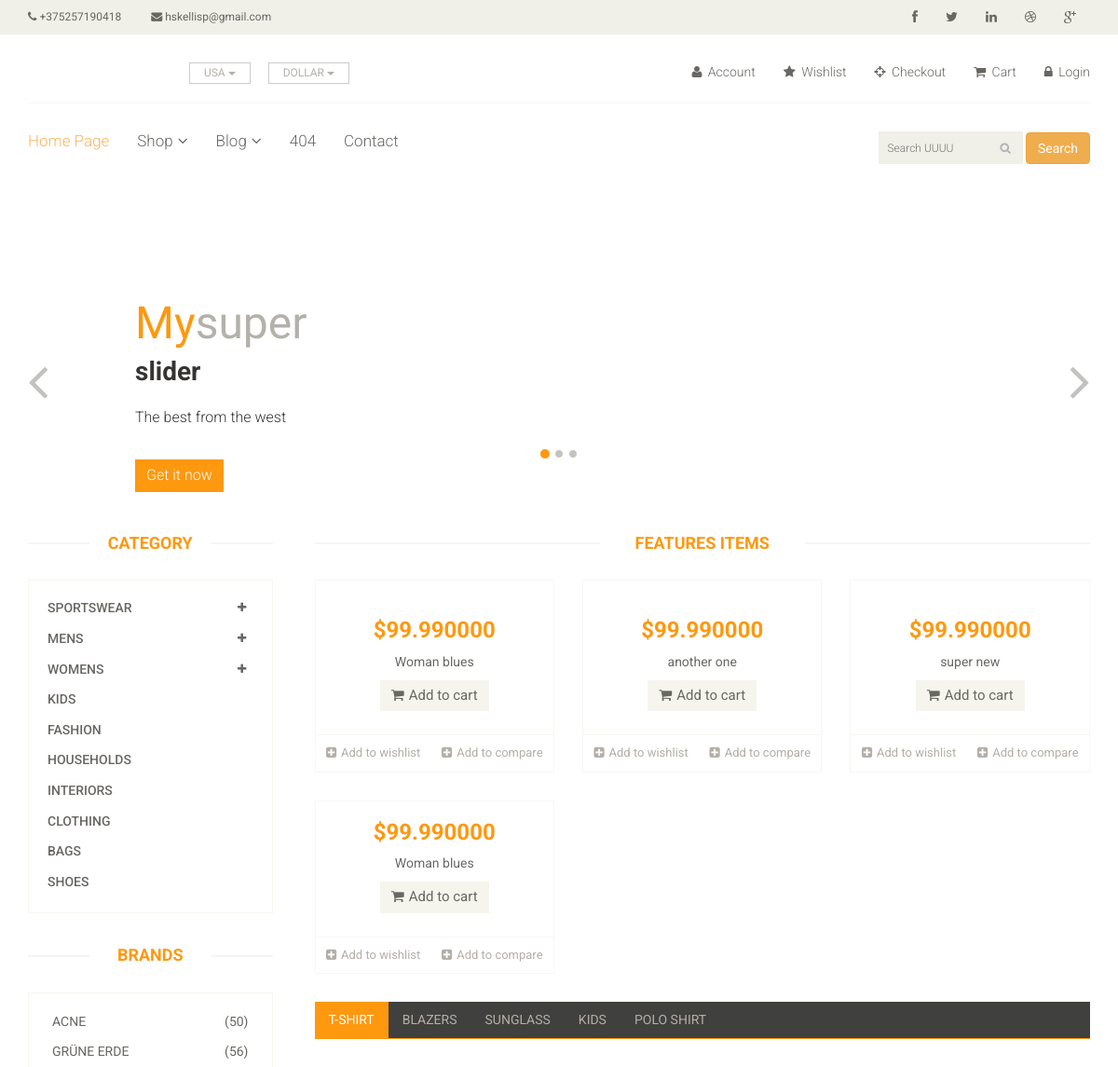
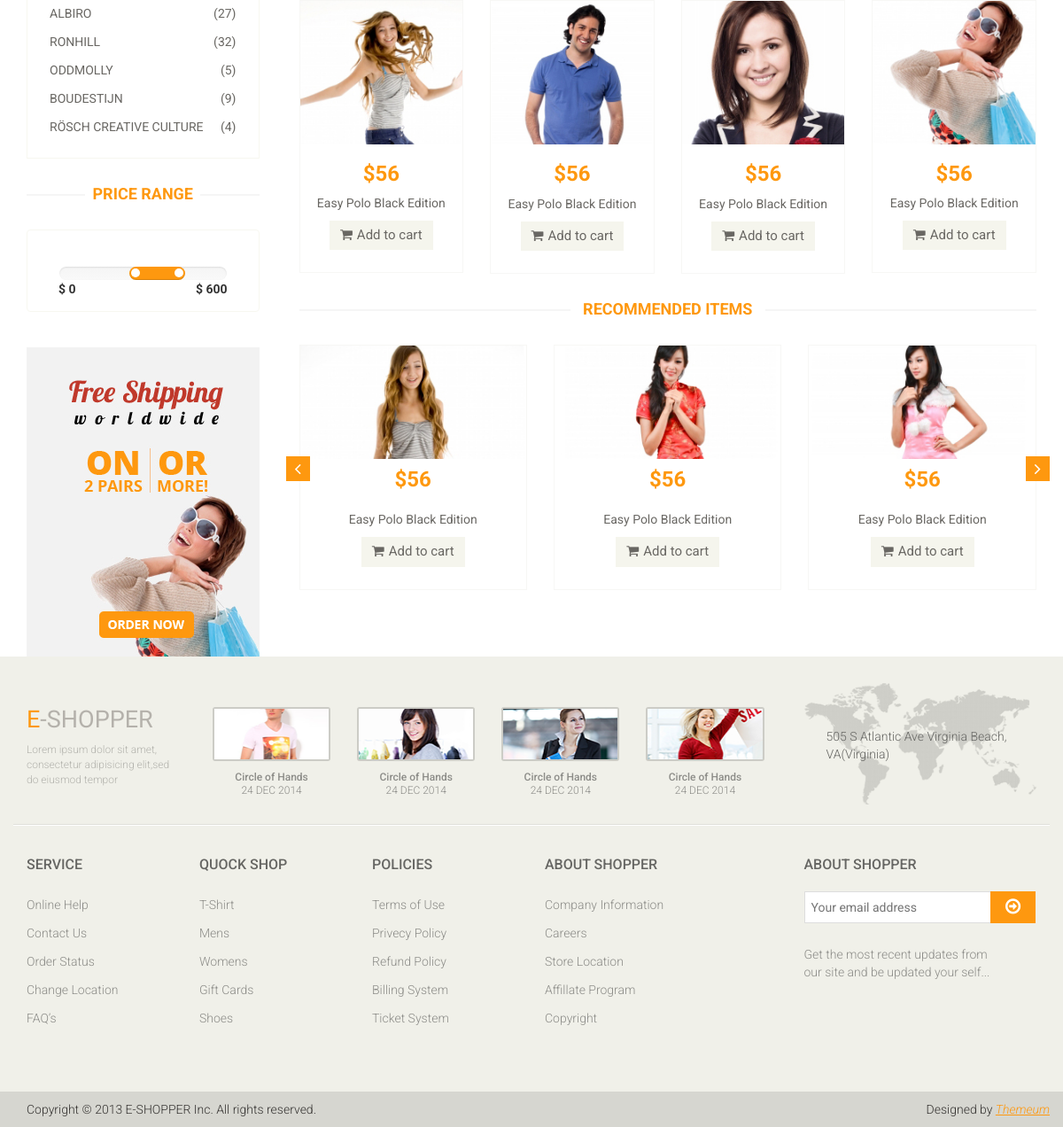
The page / on the database its author committed (2 pictures, top to bottom).
### app/models.py (models this page shows, shortened)
class App(models.Model):
    name = models.CharField(max_length=255)
    phone = models.CharField(max_length=255)
    email = models.CharField(max_length=255)
    logo = models.ImageField(upload_to=upload_image_path, null=True, blank=True)
    social_links = models.ManyToManyField(Social)
    pages = models.ForeignKey(Page)

class Page(models.Model):
    name = models.CharField(max_length=255)
    slug =  models.CharField(max_length=255)
    url =  models.CharField(max_length=255)
    def __str__(self):
        return self.name

class Slider(models.Model):
    name = models.CharField(max_length=255)
    span = models.CharField(max_length=255)
    title = models.CharField(max_length=255)
    title_2 = models.CharField(max_length=255)
    description = models.TextField()
    image = models.ImageField(upload_to=upload_image_path, null=True, blank=True)

### products/models.py (models this page shows, shortened)
class Product(models.Model):
    title =  models.CharField(max_length=255)
    slug = models.SlugField(blank=True, unique=True)
    description = models.TextField()
    price =  models.DecimalField(decimal_places=6, max_digits=20, default=99.99)
    image = models.ImageField(upload_to=upload_image_path, null=True, blank=True)
    imgdetail = models.ImageField(upload_to=upload_image_path, null=True, blank=True)
    category = models.CharField(max_length=255)
    availability = models.CharField(max_length=255)
    condition = models.CharField(max_length=255)
    brand = models.CharField(max_length=255)
    featured = models.BooleanField(default=False)
    active = models.BooleanField(default=False)
    objects = ProductManager()
    def get_absolute_url(self):
        return reverse("products:detail", kwargs={"slug": self.slug})

### ecommerce/views.py (the view)
# urls.py: url(r'^$', home_view, name='home'),
def home_view(request):
    object_list = App.objects.all()
    product_list = Product.objects.all()
    slider_list = Slider.objects.all()
    context={
        'object_list':object_list,
        'slider_list':slider_list,
        'product_list':product_list
    }
    return render(request, "index.html", context)

### templates/index.html
{% extends "base/base.html" %}
{% block content %}
{% include "main/slider.html" %}
<section>
		<div class="container">
			<div class="row">
				<div class="col-sm-3">
					<div class="left-sidebar">
            {% include "main/category_bar.html" %}
            {% include "main/brands.html" %}
            {% include "main/range_price.html" %}
            {% include "main/shiping.html" %}
          </div>
        </div>
        <div class="col-sm-9 padding-right">
          {% include "main/featured_items.html" %}
          {% include "main/category_tabs.html" %}
          {% include "main/recomended.html" %}
        </div>
      </div>
  </div>
</section>
{% endblock %}

### templates/base/header.html (shortened to what this page needs)
{% load static %}
{% url 'home' as home_url %}
{% url 'shop' as shop_url %}
{% url 'blog' as blog_url %}
{% url 'login' as login_url %}
{% url 'checkout' as checkout_url %}
{% url 'cart' as cart_url %}
{% url 'contact' as contact_url %}
{% url '404' as 404_url %}
{% for header in object_list %}
<header id="header">
		<div class="header_top">
			<div class="container">
				<div class="row">
					<div class="col-sm-6">
						<div class="contactinfo">
							<ul class="nav nav-pills">
								<li><a href="#"><i class="fa fa-phone"></i> {{header.phone}}</a></li>
								<li><a href="#"><i class="fa fa-envelope"></i> {{header.email}}</a></li>
							</ul>
						</div>
					</div>
					<div class="col-sm-6">
						<div class="social-icons pull-right">
							<ul class="nav navbar-nav">
								<li><a href="#"><i class="fa fa-facebook"></i></a></li>
								<li><a href="#"><i class="fa fa-twitter"></i></a></li>
								<li><a href="#"><i class="fa fa-linkedin"></i></a></li>
								<li><a href="#"><i class="fa fa-dribbble"></i></a></li>
								<li><a href="#"><i class="fa fa-google-plus"></i></a></li>
							</ul>
						</div>
					</div>
				</div>
			</div>
		</div>
		<div class="header-middle">
			<div class="container">
				<div class="row">
					<div class="col-sm-4">
						<div class="btn-group pull-right">
							<div class="btn-group">
								<button type="button" class="btn btn-default dropdown-toggle usa" data-toggle="dropdown">
									USA
									<span class="caret"></span>
								</button>
							</div>
							<div class="btn-group">
								<button type="button" class="btn btn-default dropdown-toggle usa" data-toggle="dropdown">
									DOLLAR
									<span class="caret"></span>
								</button>
							</div>
						</div>
					</div>
					<div class="col-sm-8">
						<div class="shop-menu pull-right">
							<ul class="nav navbar-nav">
								<li><a href="#"><i class="fa fa-user"></i> Account</a></li>
								<li><a href="#"><i class="fa fa-star"></i> Wishlist</a></li>
								<li><a href="{{checkout_url}}"
									class="{% if request.path == checkout_url %}active{% endif %}"><i class="fa fa-crosshairs"></i> Checkout</a></li>
								<li><a href="{{cart_url}}"
									class="{% if request.path == cart_url %}active{% endif %}"><i class="fa fa-shopping-cart"></i> Cart</a></li>
								{% if request.user.is_authenticated %}
								<li><a href="{{login_url}}"
									class="{% if request.path == login_url %}active{% endif %}">
									<i class="fa fa-lock"></i> Logout</a></li>
								{% else %}
								<li><a href="{{login_url}}"
									class="{% if request.path == login_url %}active{% endif %}">
									<i class="fa fa-lock"></i> Login</a></li>
								{% endif %}
							</ul>
						</div>
					</div>
				</div>
			</div>
		</div>
		<div class="header-bottom">
			<div class="container">
				<div class="row">
					<div class="col-sm-9">
						<div class="mainmenu pull-left">
							<ul class="nav navbar-nav collapse navbar-collapse">
								<li><a href="{{home_url}}"  class="{% if request.path == home_url %}active{% endif %}" >
									{{ header.pages}}</a></li>
								<li class="dropdown"><a href="{{shop_url}}"
									class="{% if request.path == shop_url %}active{% endif %}">Shop<i class="fa fa-angle-down"></i></a>
                                </li>
								<li class="dropdown"><a href="{{blog_url}}"
									class="{% if request.path == blog_url %}active{% endif %}">Blog<i class="fa fa-angle-down"></i></a>
                                </li>
								<li><a href="{{404_url}}" class="{% if request.path == 404_url %}active{% endif %}">404</a></li>
								<li><a href="{{contact_url}}" class="{% if request.path == contact_url %}active{% endif %}">Contact</a></li>
							</ul>
						</div>
					</div>
					<div class="col-sm-3">
					{% include 'search/snippets/search-form.html' %}
					</div>
				</div>
			</div>
		</div>
	</header>
{% endfor %}

### search/templates/search/snippets/search-form.html
<form  method="GET"  action="{% url "search:query" %}" class="" >
  <div class="search_box pull-right">
    <input type="text" name="q" placeholder="Search UUUU" value="{{ request.GET.q }}"/>
    <button type="submit" name="button" class="btn btn-warning"> Search </button>
  </div>
</form>

### templates/main/slider.html (shortened to what this page needs)
{% load static %}
<section id="slider">
		<div class="container">
			<div class="row">
				<div class="col-sm-12">
					<div id="slider-carousel" class="carousel slide" data-ride="carousel">
						<ol class="carousel-indicators">
							<li data-target="#slider-carousel" data-slide-to="0" class="active"></li>
							<li data-target="#slider-carousel" data-slide-to="1"></li>
							<li data-target="#slider-carousel" data-slide-to="2"></li>
						</ol>
						<div class="carousel-inner">
								{% for slide in slider_list %}
								<div class="item active">
									<div class="col-sm-6">
										<h1><span>{{ slide.span }}</span>{{ slide.title }}</h1>
										<h2>{{ slide.title_2 }}</h2>
										<p>{{ slide.description }}</p>
										<button type="button" class="btn btn-default get">Get it now</button>
									</div>
									<div class="col-sm-6">
									</div>
								</div>
								{% endfor %}
						</div>
						<a href="#slider-carousel" class="left control-carousel hidden-xs" data-slide="prev">
							<i class="fa fa-angle-left"></i>
						</a>
						<a href="#slider-carousel" class="right control-carousel hidden-xs" data-slide="next">
							<i class="fa fa-angle-right"></i>
						</a>
					</div>
				</div>
			</div>
		</div>
	</section>

### templates/main/featured_items.html (shortened to what this page needs)
{% load static %}
<div class="features_items">
	<h2 class="title text-center">Features Items</h2>
		{% for pr in product_list %}
			<div class="col-sm-4">
				<div class="product-image-wrapper">
					<div class="single-products">
							<div class="productinfo text-center">
								<h2>${{pr.price}}</h2>
								<p>{{pr.title}}</p>
								<a href="#" class="btn btn-default add-to-cart"><i class="fa fa-shopping-cart"></i>Add to cart</a>
							</div>
							<div class="product-overlay">
								<div class="overlay-content">
								</div>
							</div>
					</div>
					<div class="choose">
						<ul class="nav nav-pills nav-justified">
							<li><a href="#"><i class="fa fa-plus-square"></i>Add to wishlist</a></li>
							<li><a href="#"><i class="fa fa-plus-square"></i>Add to compare</a></li>
						</ul>
					</div>
				</div>
			</div>
		{% endfor %}
</div>

### rows shown on the page
App: phone "+375257190418", email "hskellisp@gmail.com", pages "Home Page"
Slider: span "My", title "super", title_2 "slider", description "The best from the west"
Product: price "99.990000", title "Woman blues"
Product: price "99.990000", title "another one"
Product: price "99.990000", title "super new"
Product: price "99.990000", title "Woman blues"
